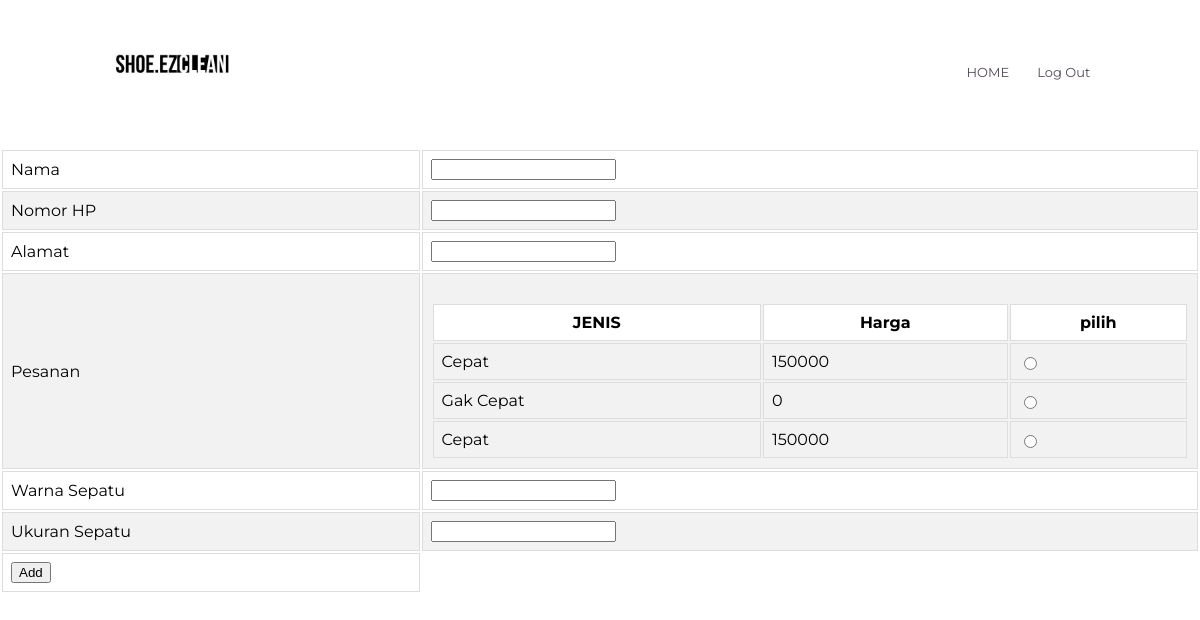
/pesan.php, run on the app's committed database.
### tables this page shows
CREATE TABLE `pesanan` (
  `id_pesanan` int(11) NOT NULL,
  `Jenis` varchar(255) NOT NULL,
  `Harga` int(11) NOT NULL,
  `id_admin` int(11) NOT NULL
);

### pesan.php (the view, shortened to what this page needs)
<html>
<head>
    <link rel="stylesheet" href="add.css">
</head>
<body>
    <nav>
        <a href="Home-Guest.php"><img src="6TtBpggTGKvxfi5BnjRQ_image.jpeg"></a>
        <div class="nav-links" id="navLinks">
            <i class="fa fa-times" onclick="hideMenu()"></i>
            <ul>
                <li><a href="Home-Guest.php">HOME</a></li>
                <li><a href="logout.php">Log Out</a></li>
            </ul>
        </div>
        <i class="fa fa-bars" onclick="showMenu()"></i>
    </nav>
    <section>
        <?php
        include_once("config.php");
        $result2=mysqli_query($mysqli,"SELECT * FROM pesanan ORDER BY id_pesanan ASC")
        ?>
        <?php if(isset($_POST['Submit'])){
                echo "<form action='pesan.php?id=$ide' method='post'>";
                echo "<table class='form-table'>";
                echo "<tr>";
                echo "<td>Nama</td>";
                echo "    <td>$name</td>";
                    echo "</tr>";
                    echo "<tr>";
                    echo "    <td>Nomor HP</td>";
                    echo "     <td>$no</td>";
                    echo "</tr>";
                    echo "<tr>";
                    echo "    <td>Alamat</td>";
                    echo "    <td>$alamat</td>";
                    echo "</tr>";
            }
            else {
                echo "<form action='pesan.php' method='post'>";
                echo "<table class='form-table'>";
                echo "<tr>";
                echo "<td>Nama</td>";
                echo " <td><input type='text' name='name'></td>";
                    echo "</tr>";
                    echo "<tr>";
                    echo "    <td>Nomor HP</td>";
                    echo "     <td><input type='text' name='no'></td>";
                    echo "</tr>";
                    echo "<tr>";
                    echo "    <td>Alamat</td>";
                    echo "    <td><input type='text' name='alamat'></td>";
                    echo "</tr>";
            }
            ?>
                    <tr>
                        <td>Pesanan</td>
                        <td>
                        <table class="form-table">
                        <tr>
                        <th style='color:black;'>JENIS</th> <th style='color:black;'>Harga</th> <th style='color:black;'>pilih</th>
                        </tr>
                        <?php
                        while($user_data = mysqli_fetch_array($result2)) {
                            echo "<tr>";
                            echo "<td>".$user_data['Jenis']."</td>";
                            echo "<td>".$user_data['Harga']."</td>";
                            echo "<td><input type='radio' name='id' value=".$user_data['id_pesanan']." required></td></tr>";
                            }
                        ?>
                        </table>
                    </tr>
                <tr>
                    <td>Warna Sepatu</td>
                    <td><input type="text" name="warna"></td>
                </tr>
                <tr>
                    <td>Ukuran Sepatu</td>
                    <td><input type="text" name="ukuran"></td>
                </tr>
                <tr>
                    <td><input type="submit" name="Submit" value="Add"></td>
                </tr>
            </table>
        </form>
    </section>
</body>
</html>

### add.css (style rules this page uses)
body { font-family: "Montserrat", sans-serif; margin: 0; padding: 0; box-sizing: border-box; }
nav { max-height: 10vh; background-color: #fff; display:flex; padding:2% 6%; justify-content: space-between; align-items:center; position: sticky; top:0; overflow: visible; z-index: 2; }
nav img { max-height: 10vh; width:200px; object-fit: cover; }
.nav-links { flex:1; text-align: right; }
.nav-links ul li { list-style: none; display: inline-block; padding: 8px 12px; position: relative; }
.nav-links ul li a { color: #524956; text-decoration: none; font-size:13px; }
.nav-links ul li::after { content:''; width: 0%; height:2px; background: #524956; display: block; margin: auto; transition: 0.5s; }
.fa-bars, .fa-times { color: #fff; cursor: pointer; font-size: 24px; }
.form-table { width: 100%; margin-top: 20px; }
.form-table th, .form-table td { border: 1px solid #ddd; padding: 8px; }
.form-table th { background-color: #ffffff; color: #fff; }
.form-table tr:nth-child(even) { background-color: #f2f2f2; }
.fa { color: #fff; font-size: 18px; margin: 0 5px; }

### data on the page
pesanan: Jenis "Cepat", Harga "150000"
pesanan: Jenis "Gak Cepat", Harga "0"
pesanan: Jenis "Cepat", Harga "150000"
